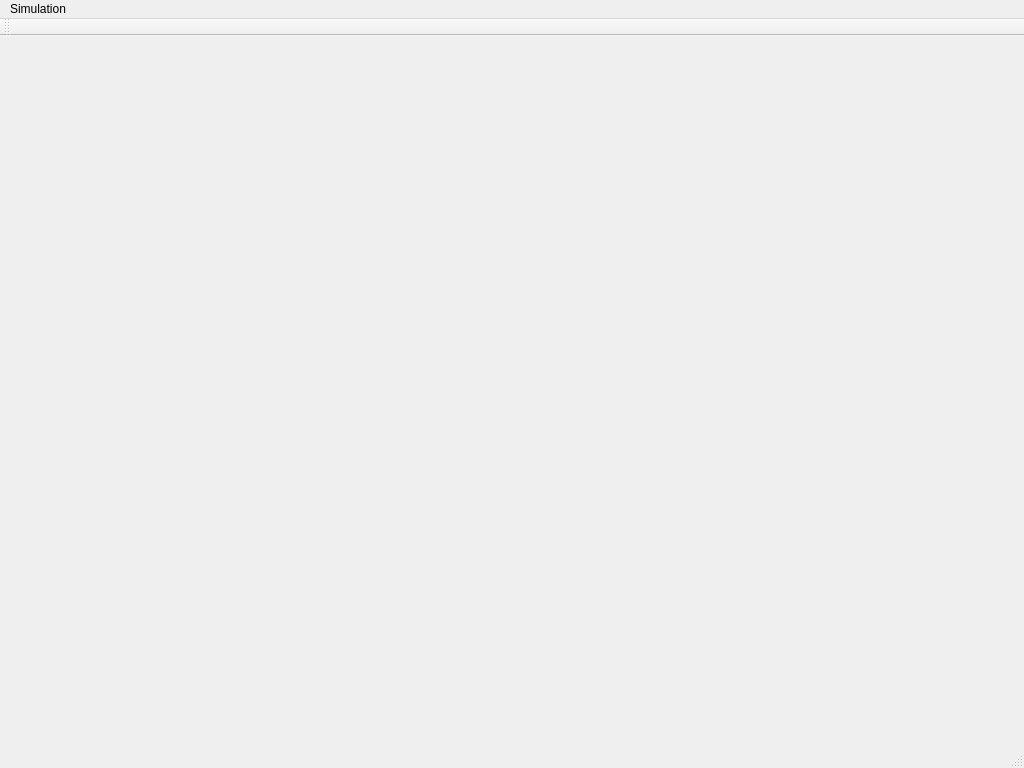
<?xml version="1.0" encoding="UTF-8"?>
<ui version="4.0">
 <class>MainWindow</class>
 <widget class="QMainWindow" name="MainWindow">
  <property name="geometry">
   <rect>
    <x>0</x>
    <y>0</y>
    <width>1024</width>
    <height>768</height>
   </rect>
  </property>
  <property name="windowTitle">
   <string>Organic Labyrinth</string>
  </property>
  <property name="tabShape">
   <enum>QTabWidget::Triangular</enum>
  </property>
  <widget class="QWidget" name="centralWidget">
   <layout class="QGridLayout" name="gridLayout">
    <item row="0" column="0">
     <widget class="GLContainer" name="widget" native="true"/>
    </item>
   </layout>
  </widget>
  <widget class="QMenuBar" name="menuBar">
   <property name="geometry">
    <rect>
     <x>0</x>
     <y>0</y>
     <width>1024</width>
     <height>25</height>
    </rect>
   </property>
   <widget class="QMenu" name="menuSimulation">
    <property name="title">
     <string>Simulation</string>
    </property>
    <addaction name="actionStart"/>
   </widget>
   <addaction name="menuSimulation"/>
  </widget>
  <widget class="QToolBar" name="mainToolBar">
   <attribute name="toolBarArea">
    <enum>TopToolBarArea</enum>
   </attribute>
   <attribute name="toolBarBreak">
    <bool>false</bool>
   </attribute>
  </widget>
  <widget class="QStatusBar" name="statusBar"/>
  <action name="actionStart">
   <property name="text">
    <string>Start</string>
   </property>
  </action>
 </widget>
 <layoutdefault spacing="6" margin="11"/>
 <customwidgets>
  <customwidget>
   <class>GLContainer</class>
   <extends>QWidget</extends>
   <header>GLContainer.h</header>
   <container>1</container>
  </customwidget>
 </customwidgets>
 <resources/>
 <connections/>
</ui>
